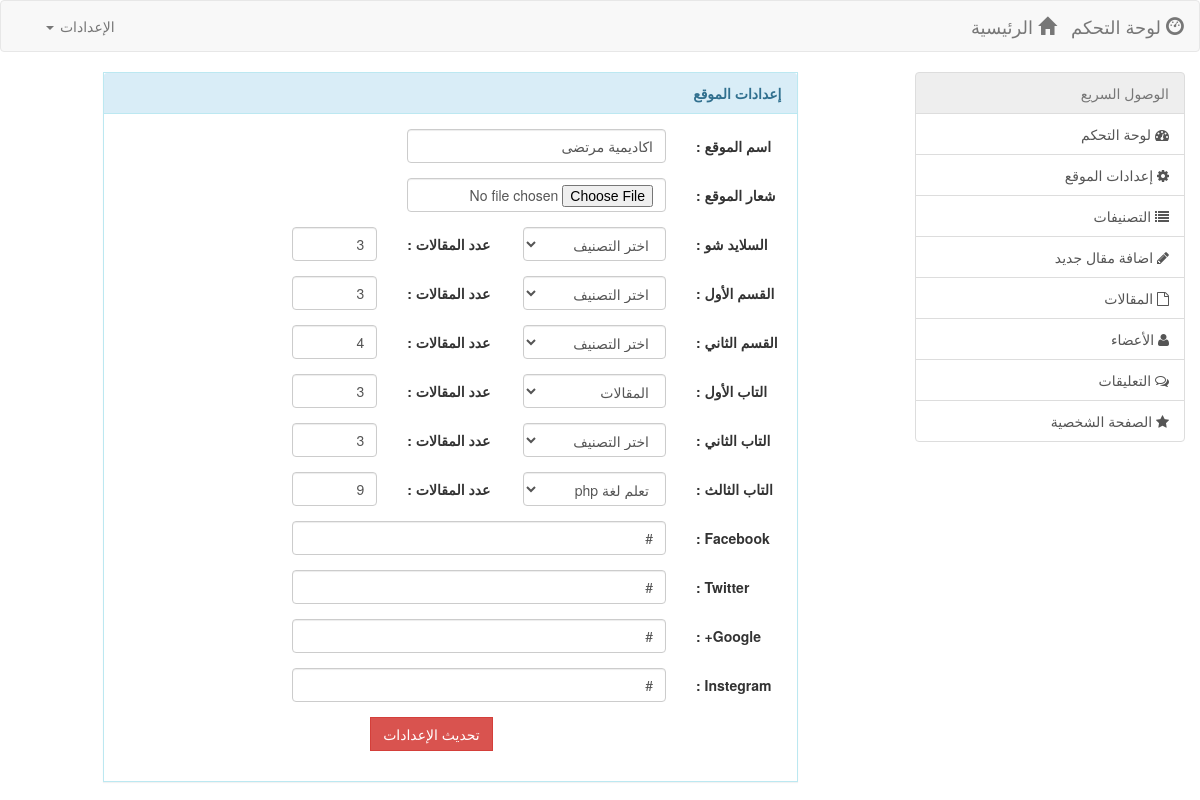
Screenshot of /admin-cp/setting.php (signed in) with the database file from the repository.
### tables this page shows
CREATE TABLE `setting` (
  `setting_id` int(11) NOT NULL,
  `site_name` text NOT NULL,
  `logo` text NOT NULL,
  `slide` text NOT NULL,
  `slide_value` int(11) NOT NULL,
  `section_a` text NOT NULL,
  `section_a_value` int(11) NOT NULL,
  `section_b` text NOT NULL,
  `section_b_value` int(11) NOT NULL,
  `tab_a` text NOT NULL,
  `tab_a_value` int(11) NOT NULL,
  `tab_b` text NOT NULL,
  `tab_b_value` int(11) NOT NULL,
  `tab_c` text NOT NULL,
  `tab_c_value` int(11) NOT NULL,
  `facebook` text NOT NULL,
  `twitter` text NOT NULL,
  `google` text NOT NULL,
  `instegram` text NOT NULL
);

CREATE TABLE `category` (
  `cate_id` int(11) NOT NULL,
  `category` text NOT NULL
);

### admin-cp/setting.php (the view, shortened to what this page needs)
<?php
	include_once("inc/header.php");
	include_once("inc/sidebar.php");
	$select_setting = mysqli_query($conn , "SELECT * FROM `setting`");
	$setting = mysqli_fetch_assoc($select_setting);
	function category($x){
		global $conn;
		$category = mysqli_query($conn, "SELECT * FROM `category`");
		while($cate = mysqli_fetch_assoc($category)){
			echo '<option value="'.$cate['category'].'" '.($x == $cate['category'] ? 'selected' : '').'>'.$cate['category'].'</option>';
		}
	}
?>
	<article class="col-lg-9">
	<div class="col-lg-1"></div>
	<div class="col-lg-10">
		<div class="panel panel-info">
		  <div class="panel-heading"><b>إعدادات الموقع</b></div>
		  <div class="panel-body">
			<form action="" method="post" class="form-horizontal" enctype="multipart/form-data">
			  <div class="form-group">
				<label for="site_name" class="col-sm-2 control-label">اسم الموقع : </label>
				<div class="col-sm-5">
				  <input type="text" class="form-control" name="site_name" value="<?php echo ($setting['site_name'] == '' ? '' : $setting['site_name']); ?>" id="site_name" placeholder="ادخل اسم الموقع هنا">
				</div>
			  </div>
			  <div class="form-group">
				<label for="image" class="col-sm-2 control-label">شعار الموقع : </label>
				<div class="col-sm-5">
				  <input type="file" class="form-control" name="image" id="image">
				</div>
			  </div>
			  <div class="form-group">
				<label for="slide" class="col-sm-2 control-label">السلايد شو : </label>
				<div class="col-sm-3">
				  <select class="form-control" name="slide" id="slide">
				  <option value="">اختر التصنيف</option>
					<?php category($setting['slide']); ?>
				  </select>
				</div>
				<label for="slide_num" class="col-sm-2 control-label">عدد المقالات : </label>
				<div class="col-sm-2">
				  <input type="number" class="form-control" value="<?php echo ($setting['slide_value'] == '' ? '3' : $setting['slide_value']); ?>" name="slide_num" id="slide_num" min="3" max="9">
				</div>
			  </div>
				<div class="form-group">
				<label for="section1" class="col-sm-2 control-label">القسم الأول : </label>
				<div class="col-sm-3">
				  <select class="form-control" name="section1" id="section1">
				  <option value="">اختر التصنيف</option>
				  </select>
				</div>
				<label for="section_1_num" class="col-sm-2 control-label">عدد المقالات : </label>
				<div class="col-sm-2">
				  <input type="number" class="form-control" value="<?php echo ($setting['section_a_value'] == '' ? '3' : $setting['section_a_value']); ?>" name="section_1_num" id="section_1_num" min="3" max="9">
				</div>
			  </div>
			  <div class="form-group">
				<label for="section2" class="col-sm-2 control-label">القسم الثاني : </label>
				<div class="col-sm-3">
				  <select class="form-control" name="section2" id="section2">
				  <option value="">اختر التصنيف</option>
				  </select>
				</div>
				<label for="section_2_num" class="col-sm-2 control-label">عدد المقالات : </label>
				<div class="col-sm-2">
				  <input type="number" class="form-control" value="<?php echo ($setting['section_b_value'] == '' ? '3' : $setting['section_b_value']); ?>" name="section_2_num" id="section_2_num" min="3" max="9">
				</div>
			  </div>
			  <div class="form-group">
				<label for="tab1" class="col-sm-2 control-label">التاب الأول : </label>
				<div class="col-sm-3">
				  <select class="form-control" name="tab1" id="tab1">
					<?php category($setting['tab_a']); ?>
				  </select>
				</div>
				<label for="tab_1_num" class="col-sm-2 control-label">عدد المقالات : </label>
				<div class="col-sm-2">
				  <input type="number" class="form-control" value="<?php echo ($setting['tab_a_value'] == '' ? '3' : $setting['tab_a_value']); ?>" name="tab_1_num" id="tab_1_num" min="3" max="9">
				</div>
			  </div>
			  <div class="form-group">
				<label for="tab2" class="col-sm-2 control-label">التاب الثاني : </label>
				<div class="col-sm-3">
				  <select class="form-control" name="tab2" id="tab2">
				  <option value="">اختر التصنيف</option>
				  </select>
				</div>
				<label for="tab_2_num" class="col-sm-2 control-label">عدد المقالات : </label>
				<div class="col-sm-2">
				  <input type="number" class="form-control" value="<?php echo ($setting['tab_b_value'] == '' ? '3' : $setting['tab_b_value']); ?>" name="tab_2_num" id="tab_2_num" min="3" max="9">
				</div>
			  </div>
			  <div class="form-group">
				<label for="tab3" class="col-sm-2 control-label">التاب الثالث : </label>
				<div class="col-sm-3">
				  <select class="form-control" name="tab3" id="tab3">
					<?php category($setting['tab_c']); ?>
				  </select>
				</div>
				<label for="tab_3_num" class="col-sm-2 control-label">عدد المقالات : </label>
				<div class="col-sm-2">
				  <input type="number" class="form-control" value="<?php echo ($setting['tab_c_value'] == '' ? '3' : $setting['tab_c_value']); ?>" name="tab_3_num" id="tab_3_num" min="3" max="9">
				</div>
			  </div>
			  <div class="form-group">
				<label for="facebook" class="col-sm-2 control-label"> Facebook : </label>
				<div class="col-sm-7">
				  <input type="text" class="form-control" name="facebook" value="<?php echo ($setting['facebook'] == '' ? '' : $setting['facebook']); ?>" id="facebook" placeholder="أدخل رابط الفيس بوك هنا">
				</div>
			  </div>
			  <div class="form-group">
				<label for="twitter" class="col-sm-2 control-label">Twitter : </label>
				<div class="col-sm-7">
				  <input type="text" class="form-control" name="twitter" value="<?php echo ($setting['twitter'] == '' ? '' : $setting['twitter']); ?>" id="twitter" placeholder="ادخل رابط تويتر هنا">
				</div>
			  </div>
			  <div class="form-group">
				<label for="google" class="col-sm-2 control-label">Google+ : </label>
				<div class="col-sm-7">
				  <input type="text" class="form-control" name="google" value="<?php echo ($setting['google'] == '' ? '' : $setting['google']); ?>" id="google" placeholder="ادخل رابط القوقل بلاس هنا">
				</div>
			  </div>
			  <div class="form-group">
				<label for="instegram" class="col-sm-2 control-label">Instegram : </label>
				<div class="col-sm-7">
				  <input type="text" class="form-control" name="instegram" value="<?php echo ($setting['instegram'] == '' ? '' : $setting['instegram']); ?>" id="instegram" placeholder="ادخل رابط الانستقرام هنا">
				</div>
			  </div>
			  <div class="form-group">
				<div class="col-sm-offset-5 col-sm-6">
				  <button type="submit" name="submit" class="btn btn-danger">تحديث الإعدادات</button>
				</div>
			  </div>
			</form>
		  </div>
		</div>
	</div>
	</article>
<?php
	include_once("inc/footer.php");
?>

### css/style.css (style rules this page uses)
.btn { border-radius: 0px; }
.panel { border-radius: 0px; }

### rows the page displays
setting: site_name "اكاديمية مرتضى", slide_num "3", section_1_num "3", section_2_num "4", tab1 "المقالات", tab_1_num "3", tab_2_num "3", tab3 "تعلم لغة php", tab_3_num "9", facebook "#", twitter "#", google "#", instegram "#"
